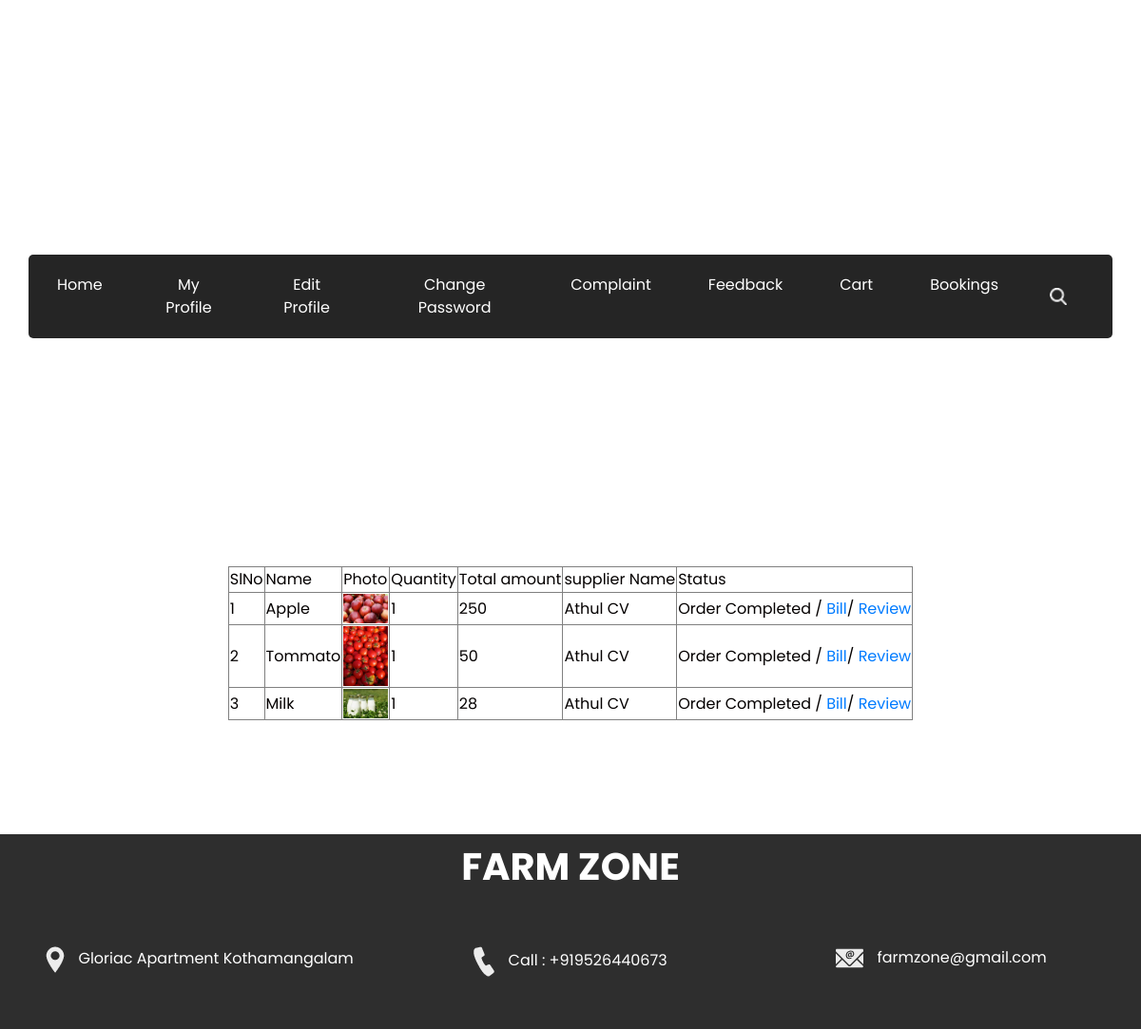
The page /Project/Customer/MyBooking.php (signed in) on the database its author committed.
### tables this page shows
CREATE TABLE `tbl_supplierproductbooking` (
  `fpbooking_id` int(11) NOT NULL,
  `fpbooking_date` date NOT NULL,
  `fpbooking_amount` int(11) NOT NULL,
  `customer_id` int(11) NOT NULL,
  `fpbooking_status` int(11) NOT NULL,
  `payment_status` int(11) NOT NULL
);

CREATE TABLE `tbl_supplierproduct` (
  `fproduct_id` int(11) NOT NULL,
  `fproduct_name` varchar(100) NOT NULL,
  `fproduct_details` varchar(100) NOT NULL,
  `fproduct_rate` int(11) NOT NULL,
  `supplier_id` int(11) NOT NULL,
  `producttype_id` int(11) NOT NULL,
  `fproduct_photo` varchar(100) NOT NULL
);

CREATE TABLE `tbl_suppliercart` (
  `fcart_id` int(11) NOT NULL,
  `fcart_quantity` int(11) NOT NULL DEFAULT 1,
  `fcart_status` int(11) NOT NULL,
  `fpbooking_id` int(11) NOT NULL,
  `fproduct_id` int(11) NOT NULL
);

CREATE TABLE `tbl_supplier` (
  `supplier_id` int(11) NOT NULL,
  `supplier_name` varchar(100) NOT NULL,
  `supplier_email` varchar(100) NOT NULL,
  `supplier_address` varchar(100) NOT NULL,
  `supplier_contact` varchar(50) NOT NULL,
  `place_id` int(11) NOT NULL,
  `supplier_photo` varchar(100) NOT NULL,
  `supplier_proof` varchar(100) NOT NULL,
  `supplier_password` varchar(100) NOT NULL,
  `supplier_status` int(11) NOT NULL
);

### Project/Customer/MyBooking.php (the view, shortened to what this page needs)
<?php
include("Head.php");
include("../Assets/Connection/Connection.php");
		$selQry="select * from tbl_supplierproductbooking b inner join tbl_suppliercart c on c.fpbooking_id = b.fpbooking_id inner join  tbl_supplierproduct p on p.fproduct_id = c.fproduct_id inner join tbl_supplier k on k.supplier_id=p.supplier_id where customer_id='".$_SESSION["uid"]."' and fpbooking_status>0 and fcart_status>0";
	$res=$Conn->query($selQry);
	?>
<!DOCTYPE html PUBLIC "-//W3C//DTD XHTML 1.0 Transitional//EN" "http://www.w3.org/TR/xhtml1/DTD/xhtml1-transitional.dtd">
<html xmlns="http://www.w3.org/1999/xhtml">
<head>
</head>
<body>
	<br><br><br><br><br>
	<div id="tab" align="center">
<form id="form1" name="form1" method="post" action="">
<table border="1">
  <tr>
    <td>SlNo</td>
    <td>Name</td>
    <td>Photo</td>
    <td>Quantity</td>
    <td>Total amount</td>
    <td>supplier Name</td>
    <td>Status</td>
  </tr>
      <?php
	  $i=0;
	while($row=$res->fetch_assoc())
	{
		$quantity=$row["fcart_quantity"];
		$price=$row["fproduct_rate"];
		$totalamount=$quantity*$price;
		$i++;
  ?>
   <tr>
	<td><?php echo $i;?></td>
    <td><?php echo $row["fproduct_name"];?></td>
    <td><img src="../Assets/Files/Photo/<?php echo $row["fproduct_photo"];?>" width="47" /></td>
    <td><?php echo $row["fcart_quantity"];?></td>
    <td><?php echo  "$totalamount";?></td>
    <td><?php echo $row["supplier_name"];?></td>
	<td>
    <?php
	      if($row["fpbooking_status"]==1 && $row["fcart_status"]==1)
					{
						?>
                        payment Pending
                        <?php
					}
					else if($row["fpbooking_status"]==2 && $row["fcart_status"]==1)
					{
						?>
                      Payment Completed
                        <?php
					}
					else if($row["fpbooking_status"]==2 && $row["fcart_status"]==2)
					{
						?>
                       Product Packed
                        <?php
					}
					else if($row["fpbooking_status"]==2 && $row["fcart_status"]==3)
					{
						?>
                      Product Shipped
                        <?php
					}
					else if($row["fpbooking_status"]==2 && $row["fcart_status"]==4)
					{
						?>
                           Order Completed /
                           <a href="bill.php?id=<?php echo $row["fcart_id"]; ?>">Bill</a>/
                           <a href="ProductRating.php?pid=<?php echo $row["fproduct_id"]; ?>">Review</a>
                        <?php
					}
					?>
                    </td>
       </tr>
<?php
	}
	?>
</table>
</form>
	</div>
</body>
<?php
include("Foot.php");
?>
</html>

### Project/Assets/Template/Main/css/style.css (style rules this page uses)
body { font-family: "Poppins", sans-serif; color: #040000; background-color: #ffffff; }
a, a:hover, a:focus { text-decoration: none; }

### rows shown on the page
tbl_supplierproductbooking: tbl_supplierproduct.fproduct_name "Apple", tbl_supplierproduct.fproduct_photo (picture), tbl_suppliercart.fcart_quantity "1", tbl_supplierproduct.fproduct_rate "250", tbl_supplier.supplier_name "Athul CV", tbl_supplierproduct.fproduct_name "Tommato", tbl_supplierproduct.fproduct_rate "50", tbl_supplierproduct.fproduct_name "Milk", tbl_supplierproduct.fproduct_rate "28"
